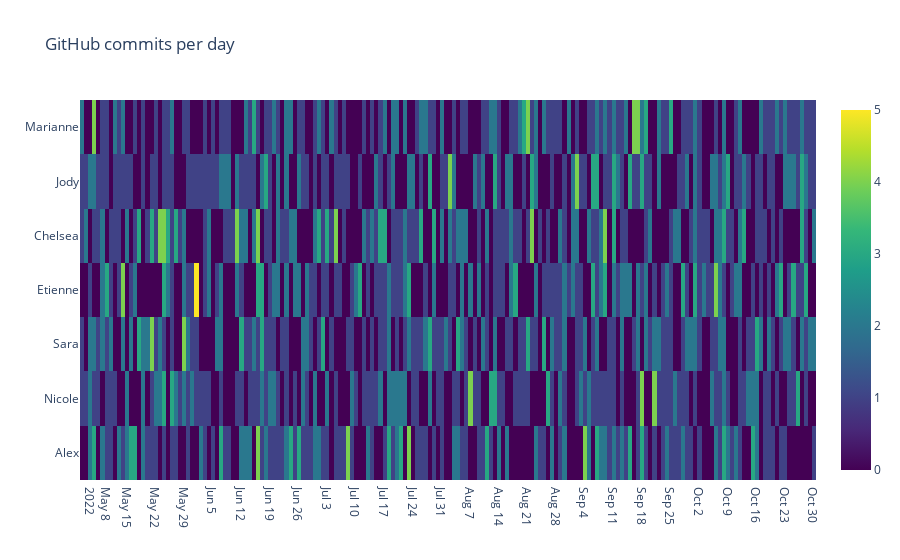

The notebook cell this image was saved under:
### Code cell
import plotly.graph_objects as go
import datetime
import numpy as np
np.random.seed(1)

programmers = ['Alex','Nicole','Sara','Etienne','Chelsea','Jody','Marianne']

base = datetime.datetime.today()
dates = base - np.arange(180) * datetime.timedelta(days=1)
z = np.random.poisson(size=(len(programmers), len(dates)))

fig = go.Figure(data=go.Heatmap(
        z=z,
        x=dates,
        y=programmers,
        colorscale='Viridis'))

fig.update_layout(
    title='GitHub commits per day',
    xaxis_nticks=36)

#fig.show()

### Figure 1 — Plotly figure (JSON) as saved in the notebook; plotly's stock layout.template omitted (floating-point values rounded to 4 significant figures; data arrays with more than 128 entries replaced by an {"elided": "..."} marker saying what was removed)
{"data": [{"colorscale": [[0, "#440154"], [0.1111, "#482878"], [0.2222, "#3e4989"], [0.3333, "#31688e"], [0.4444, "#26828e"], [0.5556, "#1f9e89"], [0.6667, "#35b779"], [0.7778, "#6ece58"], [0.8889, "#b5de2b"], [1, "#fde725"]], "type": "heatmap", "x": {"elided": "180 str values"}, "y": ["Alex", "Nicole", "Sara", "Etienne", "Chelsea", "Jody", "Marianne"], "z": {"elided": "7x180 int values"}}], "layout": {"title": {"text": "GitHub commits per day"}, "xaxis": {"nticks": 36}}}
